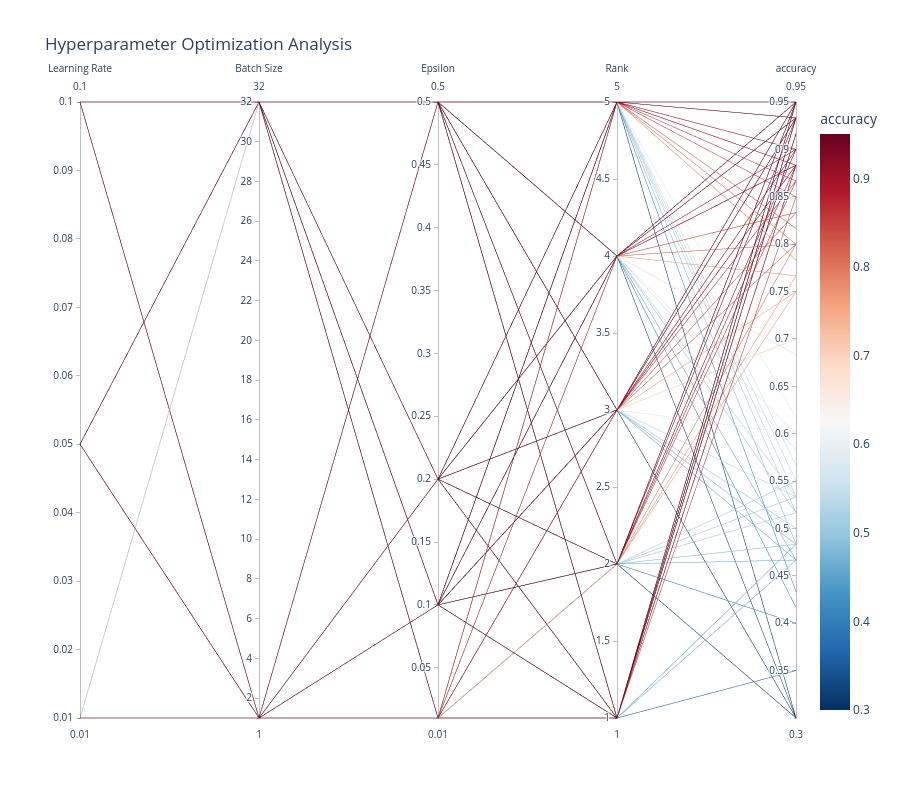

Here is the notebook cell this chart was saved with:
### Code cell
import pandas as pd
import plotly.express as px

df_grid_search = df_bin
# 1. Load your experiment results
try:
    # This line should be adjusted to load your actual data
    df = df_grid_search[(df_grid_search['mode'] == 'test') & (df_grid_search['optimizer'].str.contains("AdaGram"))]
    # df = df[['accuracy', 'optimizer', 'lr', 'rank', 'batch_size', 'eps']]
except (NameError, FileNotFoundError): # More robust error handling
    # Create a dummy DataFrame if the file doesn't exist for demonstration
    data = {
        'lr': [0.01, 0.01, 0.001, 0.001, 0.05, 0.05],
        'batch_size': [32, 64, 32, 64, 32, 64],
        'eps': [1e-8, 1e-7, 1e-8, 1e-7, 1e-8, 1e-7],
        'rank': [10, 20, 10, 20, 10, 20],
        'accuracy': [0.85, 0.88, 0.91, 0.90, 0.82, 0.89]
    }
    df = pd.DataFrame(data)

# 2. Define dimensions and the performance metric
hyperparameter_dims = ['lr', 'batch_size',"eps", "rank",'accuracy']
hyperparameter_cols = ['lr', 'batch_size', "eps", "rank",]
performance_metric = 'accuracy'
time_col = 'epoch_time'

df_sorted = df.sort_values(
    by=[performance_metric, time_col], 
    ascending=[False, True]
)

# 3. Drop duplicates based on hyperparameters, keeping the first entry
#    Because of our sorting, the first entry for each group is now guaranteed
#    to be the earliest occurrence of its highest accuracy.
df_earliest_best = df_sorted.drop_duplicates(
    subset=hyperparameter_cols, 
    keep='first'
)

# 3. Create the parallel coordinates plot
fig = px.parallel_coordinates(
    df_earliest_best,
    dimensions=hyperparameter_dims,
    color=performance_metric,
    color_continuous_scale=px.colors.diverging.RdBu_r,
    labels={
        "lr": "Learning Rate",
        "batch_size": "Batch Size",
        "eps": "Epsilon",
        "rank": "Rank",
        "accuracy": "accuracy"
    },
    title="Hyperparameter Optimization Analysis"
)

# 4. Update layout to make the plot taller
fig.update_layout(
    height=800  # Set the desired height of the plot in pixels
)

# 5. Display the interactive plot
fig.show()

### Figure 1 — Plotly figure (JSON) as saved in the notebook; plotly's stock layout.template omitted (floating-point values rounded to 4 significant figures)
{"data": [{"dimensions": [{"label": "Learning Rate", "values": [0.1, 0.1, 0.1, 0.1, 0.1, 0.1, 0.1, 0.1, 0.1, 0.1, 0.1, 0.1, 0.1, 0.1, 0.1, 0.05, 0.05, 0.1, 0.05, 0.05, 0.05, 0.05, 0.05, 0.05, 0.05, 0.05, 0.05, 0.05, 0.05, 0.05, 0.05, 0.05, 0.05, 0.1, 0.1, 0.1, 0.05, 0.1, 0.05, 0.1, 0.1, 0.1, 0.1, 0.1, 0.1, 0.1, 0.1, 0.05, 0.05, 0.1, 0.05, 0.1, 0.05, 0.1, 0.05, 0.05, 0.1, 0.05, 0.1, 0.01, 0.01, 0.01, 0.05, 0.05, 0.05, 0.05, 0.05, 0.1, 0.01, 0.1, 0.1, 0.05, 0.01, 0.05, 0.1, 0.01, 0.01, 0.1, 0.01, 0.01, 0.01, 0.01, 0.1, 0.01, 0.01, 0.05, 0.01, 0.01, 0.01, 0.01, 0.01, 0.01, 0.1, 0.05, 0.05, 0.01, 0.01, 0.05, 0.01, 0.05, 0.01, 0.01, 0.05, 0.01, 0.01, 0.01, 0.01, 0.01, 0.01, 0.01, 0.05, 0.01, 0.01, 0.01, 0.01, 0.01, 0.01, 0.01, 0.01, 0.01]}, {"label": "Batch Size", "values": [32, 32, 32, 32, 32, 32, 32, 32, 32, 32, 32, 32, 32, 32, 32, 32, 32, 32, 32, 32, 32, 32, 32, 32, 32, 32, 32, 32, 32, 32, 32, 1, 1, 1, 1, 1, 1, 1, 1, 1, 1, 1, 1, 1, 1, 1, 1, 32, 1, 1, 1, 1, 1, 1, 1, 1, 1, 1, 1, 1, 1, 1, 1, 1, 1, 1, 1, 32, 1, 32, 32, 1, 1, 1, 1, 1, 1, 1, 1, 1, 1, 1, 32, 1, 1, 1, 1, 32, 1, 32, 32, 32, 1, 1, 32, 32, 32, 1, 1, 32, 32, 32, 32, 32, 32, 32, 32, 32, 32, 32, 32, 1, 1, 1, 1, 32, 32, 32, 32, 32]}, {"label": "Epsilon", "values": [0.2, 0.5, 0.2, 0.2, 0.1, 0.1, 0.1, 0.01, 0.2, 0.2, 0.1, 0.5, 0.5, 0.5, 0.5, 0.1, 0.2, 0.1, 0.2, 0.5, 0.5, 0.5, 0.2, 0.5, 0.5, 0.1, 0.2, 0.2, 0.1, 0.1, 0.1, 0.2, 0.1, 0.01, 0.5, 0.2, 0.01, 0.1, 0.5, 0.5, 0.5, 0.5, 0.5, 0.2, 0.1, 0.2, 0.2, 0.01, 0.5, 0.01, 0.5, 0.2, 0.5, 0.1, 0.2, 0.5, 0.1, 0.2, 0.1, 0.5, 0.2, 0.1, 0.2, 0.2, 0.1, 0.1, 0.1, 0.01, 0.01, 0.01, 0.01, 0.1, 0.5, 0.01, 0.01, 0.5, 0.5, 0.01, 0.5, 0.2, 0.2, 0.2, 0.01, 0.2, 0.1, 0.01, 0.1, 0.5, 0.1, 0.5, 0.5, 0.5, 0.01, 0.01, 0.01, 0.2, 0.2, 0.01, 0.1, 0.01, 0.2, 0.2, 0.01, 0.5, 0.2, 0.1, 0.1, 0.1, 0.1, 0.1, 0.01, 0.01, 0.01, 0.01, 0.01, 0.01, 0.01, 0.01, 0.01, 0.01]}, {"label": "Rank", "values": [1.0, 1.0, 2.0, 5.0, 5.0, 2.0, 4.0, 1.0, 4.0, 3.0, 3.0, 2.0, 5.0, 4.0, 3.0, 1.0, 2.0, 1.0, 1.0, 1.0, 5.0, 4.0, 4.0, 3.0, 2.0, 4.0, 3.0, 5.0, 3.0, 5.0, 2.0, 1.0, 1.0, 1.0, 1.0, 1.0, 1.0, 1.0, 1.0, 5.0, 3.0, 4.0, 2.0, 3.0, 2.0, 5.0, 2.0, 1.0, 5.0, 3.0, 3.0, 4.0, 4.0, 5.0, 3.0, 2.0, 3.0, 5.0, 4.0, 1.0, 1.0, 1.0, 4.0, 2.0, 3.0, 5.0, 2.0, 5.0, 1.0, 4.0, 3.0, 4.0, 5.0, 3.0, 4.0, 3.0, 4.0, 5.0, 2.0, 5.0, 4.0, 2.0, 2.0, 3.0, 3.0, 4.0, 5.0, 3.0, 4.0, 4.0, 5.0, 2.0, 2.0, 5.0, 5.0, 3.0, 4.0, 2.0, 2.0, 4.0, 5.0, 2.0, 3.0, 1.0, 1.0, 5.0, 3.0, 2.0, 1.0, 4.0, 2.0, 3.0, 5.0, 4.0, 2.0, 1.0, 4.0, 2.0, 3.0, 5.0]}, {"label": "accuracy", "values": [0.95, 0.95, 0.95, 0.95, 0.95, 0.95, 0.95, 0.95, 0.95, 0.95, 0.95, 0.95, 0.95, 0.95, 0.95, 0.95, 0.95, 0.9333, 0.9333, 0.9333, 0.9333, 0.9333, 0.9333, 0.9333, 0.9333, 0.9333, 0.9333, 0.9333, 0.9333, 0.9333, 0.9333, 0.9333, 0.9333, 0.9333, 0.9167, 0.9167, 0.9167, 0.9167, 0.9167, 0.9, 0.9, 0.9, 0.9, 0.9, 0.9, 0.9, 0.9, 0.8833, 0.8833, 0.8833, 0.8833, 0.8833, 0.8833, 0.8833, 0.8833, 0.8833, 0.8833, 0.8833, 0.8833, 0.8833, 0.8833, 0.8833, 0.8833, 0.8833, 0.8667, 0.8667, 0.8667, 0.85, 0.85, 0.8333, 0.8333, 0.8333, 0.8167, 0.8, 0.8, 0.8, 0.8, 0.8, 0.8, 0.7833, 0.7667, 0.7667, 0.75, 0.75, 0.7, 0.6833, 0.6167, 0.6, 0.6, 0.5833, 0.5667, 0.55, 0.55, 0.55, 0.5333, 0.5333, 0.5333, 0.5333, 0.5333, 0.5167, 0.5167, 0.5167, 0.5, 0.4833, 0.4833, 0.4833, 0.4833, 0.4833, 0.4667, 0.4667, 0.4667, 0.4667, 0.4333, 0.4167, 0.4, 0.35, 0.3, 0.3, 0.3, 0.3]}], "domain": {"x": [0, 1], "y": [0, 1]}, "line": {"color": [0.95, 0.95, 0.95, 0.95, 0.95, 0.95, 0.95, 0.95, 0.95, 0.95, 0.95, 0.95, 0.95, 0.95, 0.95, 0.95, 0.95, 0.9333, 0.9333, 0.9333, 0.9333, 0.9333, 0.9333, 0.9333, 0.9333, 0.9333, 0.9333, 0.9333, 0.9333, 0.9333, 0.9333, 0.9333, 0.9333, 0.9333, 0.9167, 0.9167, 0.9167, 0.9167, 0.9167, 0.9, 0.9, 0.9, 0.9, 0.9, 0.9, 0.9, 0.9, 0.8833, 0.8833, 0.8833, 0.8833, 0.8833, 0.8833, 0.8833, 0.8833, 0.8833, 0.8833, 0.8833, 0.8833, 0.8833, 0.8833, 0.8833, 0.8833, 0.8833, 0.8667, 0.8667, 0.8667, 0.85, 0.85, 0.8333, 0.8333, 0.8333, 0.8167, 0.8, 0.8, 0.8, 0.8, 0.8, 0.8, 0.7833, 0.7667, 0.7667, 0.75, 0.75, 0.7, 0.6833, 0.6167, 0.6, 0.6, 0.5833, 0.5667, 0.55, 0.55, 0.55, 0.5333, 0.5333, 0.5333, 0.5333, 0.5333, 0.5167, 0.5167, 0.5167, 0.5, 0.4833, 0.4833, 0.4833, 0.4833, 0.4833, 0.4667, 0.4667, 0.4667, 0.4667, 0.4333, 0.4167, 0.4, 0.35, 0.3, 0.3, 0.3, 0.3], "coloraxis": "coloraxis"}, "name": "", "type": "parcoords"}], "layout": {"coloraxis": {"colorbar": {"title": {"text": "accuracy"}}, "colorscale": [[0, "rgb(5,48,97)"], [0.1, "rgb(33,102,172)"], [0.2, "rgb(67,147,195)"], [0.3, "rgb(146,197,222)"], [0.4, "rgb(209,229,240)"], [0.5, "rgb(247,247,247)"], [0.6, "rgb(253,219,199)"], [0.7, "rgb(244,165,130)"], [0.8, "rgb(214,96,77)"], [0.9, "rgb(178,24,43)"], [1, "rgb(103,0,31)"]]}, "height": 800, "legend": {"tracegroupgap": 0}, "title": {"text": "Hyperparameter Optimization Analysis"}}}
